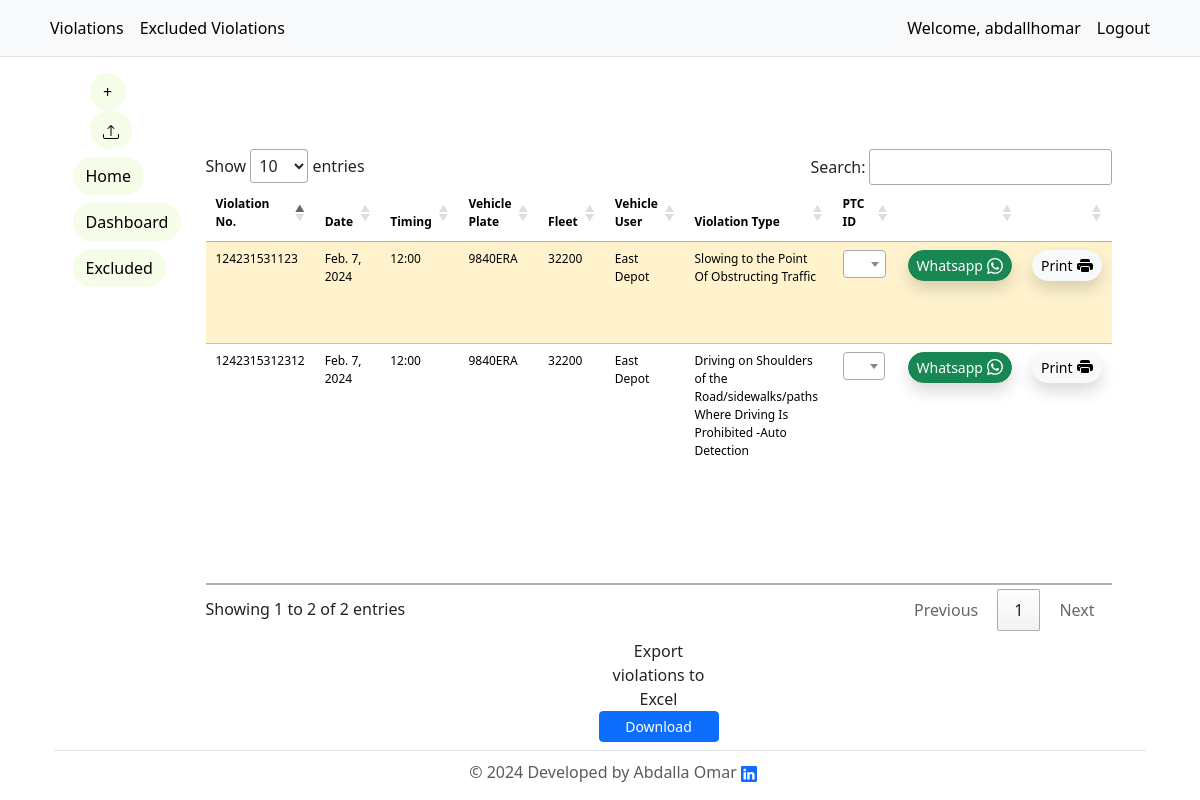
Page /violations (signed in) on the committed database.
### website/models.py (models this page shows)
class Violation(models.Model):
    violation_id = models.CharField(max_length=255, primary_key=True, blank=False, null=False)
    date = models.DateField()
    time = models.TimeField()
    amount = models.DecimalField(max_digits=8, decimal_places=2)
    violation_type = models.TextField()
    violation_type_arabic = models.TextField()
    vehicle = models.ForeignKey(Vehicle, on_delete=models.CASCADE, default="")
    employee = models.ForeignKey(Employee, on_delete=models.CASCADE, null=True, blank=True, default="")
    pdf = models.ForeignKey(PDF, on_delete=models.CASCADE, null=True, blank=True, default="")
    status= models.CharField(max_length=100,default="normal")

class Vehicle(models.Model):
    fleet_no = models.BigIntegerField()
    vehicle_user = models.CharField(max_length=255)
    plate_eng = models.CharField(max_length=255, primary_key=True)
    plate_ar = models.CharField(max_length=255)
    vehicle_type = models.CharField(max_length=255, default='Bus')

### website/views.py (the view, shortened to what this page needs)
# urls.py: path("violations",views.view_violation,name='violations'),
@login_required(login_url='home')
def view_violation(request):
    if request.user.is_authenticated:
        user_groups = request.user.groups.values_list('name', flat=True)  # Assuming user groups are related to vehicles
        if user_groups:
            violations = Violation.objects.filter(vehicle__vehicle_user__in=user_groups).exclude(status="excluded")
        else:
            violations = []
    employees = Employee.objects.all()
    vehicles = Vehicle.objects.all()
    violation_types = Violation_Type.objects.all()
    employees_ptc = []
    for employee in employees:
        employees_ptc.append(employee.ptc_id)
    merged_data= []
    for violation in violations:
        vehicle= violation.vehicle
        violation_dict = model_to_dict(violation)
        vehicle_dict = model_to_dict(vehicle)
        if violation.employee:
            employee_dict = model_to_dict(violation.employee)
        else:
            employee_dict = {
                "ptc_id":"",
                "ID_number":None,
                "employee_name":None
            }
        if vehicle:
            merged_data.append({**violation_dict, **vehicle_dict,**employee_dict})
    context = {
        "violations":merged_data,
        "employees_ptc":employees_ptc,
        "violation_types":violation_types
    }
    return render(request,"view_violations.html",context)

### website/templates/view_violations.html (shortened to what this page needs)
{% extends 'base.html' %} {% block content %}
<div class="container">
  <div class="row d-flex">
    <div id="left_pan" class="col-md-1 ms-5">
      <button
        id="add_new_violation_btn"
        type="button"
        class="btn"
        onclick="show_new_form()"
      >
        +
      </button>
      <button
        type="button"
        class="btn"
        id="upload_btn"
        onclick="show_new_form2()"
      >
      </button>
    </div>
    <div id="" class="row d-flex justify-content-center">
      <div id="center_pan" class="col-md-1 me-5">
        <button type="button" class="btn m-2 d-block">Home</button>
        <button type="button" class="btn m-2 d-block">Dashboard</button>
        <button type="button" class="btn m-2 d-block">Excluded</button>
      </div>
      <div id="table_pan" class="col-md-10">
        <div id="app" class="">
          <table id="vioTable" class="table table-hover" style="height: 50dvh">
            <thead class="sticky-top">
              <tr class="">
                <th scope="col" class="small-text violation_no">
                  Violation No.
                </th>
                <th scope="col" class="small-text date">Date</th>
                <th scope="col" class="small-text timing">Timing</th>
                <th scope="col" class="small-text violation_plate">
                  Vehicle Plate
                </th>
                <th scope="col" class="small-text fleet">Fleet</th>
                <th scope="col" class="small-text vehicle_user">
                  Vehicle User
                </th>
                <th scope="col" class="small-text violation_type">
                  Violation Type
                </th>
                <th scope="col" class="small-text ptc_id">PTC ID</th>
                <th scope="col" class="small-text whatsapp"></th>
                <th scope="col" class="small-text print"></th>
              </tr>
            </thead>
            <tbody>
              {% for violation in violations %}
              <tr
                onclick="sendPostRequest('{{ violation.violation_id }}','{{violation.employee.ptc_id}}','{{violation.violation_type}}')"
                class="{% if violation.employee and not violation.pdf %}table-warning{% elif violation.pdf %}table-success{% endif %}"
                id="row-{{violation.violation_id}}"
              >
                <td class="small-text">{{ violation.violation_id }}</td>
                <td class="small-text">{{ violation.date }}</td>
                <td class="small-text">{{ violation.time|time:"H:i" }}</td>
                <td class="small-text">{{ violation.plate_eng }}</td>
                <td class="small-text">{{violation.fleet_no}}</td>
                <td class="small-text">{{ violation.vehicle_user}}</td>
                <td class="small-text">{{ violation.violation_type }}</td>
                <td class="small-text" id="row-td-{{violation.violation_id}}">
                </td>
                <td>
                  <button
                    type="button"
                    class="btn btn-success shadow btn-sm rounded-5"
                  >
                    <div
                      class="d-flex justify-content-center align-items-center"
                    >
                      <span class="me-1">Whatsapp</span>
                    </div>
                  </button>
                </td>
                <td>
                  <button
                    type="button"
                    class="btn btn-light shadow btn-sm rounded-5"
                    onclick="print_doc('{{ violation.violation_id }}')"
                  >
                    <div
                      class="d-flex justify-content-center align-items-center"
                    >
                      <span class="me-1">Print</span>
                    </div>
                  </button>
                </td>
              </tr>
              {% endfor %}
            </tbody>
          </table>
        </div>
        <div class="d-flex justify-content-center">
          <form
            id="exportForm"
            action="{% url 'export_violations' %}"
            method="post"
          >
            <div class="mt-2 fixed-width1">
              <div class="d-flex justify-content-center">
                <label for="" class="text-center">
                  Export violations to Excel
                </label>
              </div>
              <div class="d-flex justify-content-center">
                <button
                  type="button"
                  class="btn btn-primary btn-sm w-100"
                  onclick="exportViolations()"
                >
                  Download
                </button>
              </div>
            </div>
          </form>
        </div>
      </div>
    </div>
  </div>
  {% endblock %}

### website/templates/base.html (shortened to what this page needs)
{% load static %}
<!DOCTYPE html>
<html lang="en">
  <head>
    <link rel="stylesheet" href="{% static 'css/main.css' %}" />
    <link
      href="https://cdn.jsdelivr.net/npm/bootstrap@5.3.2/dist/css/bootstrap.min.css"
      rel="stylesheet"
    />
    <link
      href="https://cdn.jsdelivr.net/npm/select2@4.1.0-rc.0/dist/css/select2.min.css"
      rel="stylesheet"
    />
    <link
      rel="stylesheet"
      type="text/css"
      href="https://cdn.datatables.net/1.13.7/css/jquery.dataTables.min.css"
    />
    <link
      rel="stylesheet"
      href="https://cdn.jsdelivr.net/npm/flatpickr/dist/flatpickr.min.css"
    />
  </head>
  <body>
    {% include "header.html" %}
    {% block content %} {% endblock %}
    {% include "footer.html" %}
  </body>
</html>

### website/templates/header.html (shortened to what this page needs)
{% load static %}
<nav class="py-2 bg-body-tertiary border-bottom">
  <div class="container d-flex flex-wrap">
    <ul class="nav me-auto">
      <li class="nav-item">
        <a
          href="{% url 'violations' %}"
          class="nav-link link-body-emphasis px-2 active"
          aria-current="page"
        >
          Violations
        </a>
      </li>
      <li class="nav-item">
        <a
          href="{% url 'ex_violations' %}"
          class="nav-link link-body-emphasis px-2"
        >
          Excluded Violations
        </a>
      </li>
    </ul>
    <ul class="nav">
      {% if user.is_authenticated %}
      <li class="nav-item">
        <span class="nav-link link-body-emphasis px-2">
          Welcome, {{ user.username }}
        </span>
      </li>
      <li class="nav-item">
        <a href="{% url 'logout' %}" class="nav-link link-body-emphasis px-2">
          Logout
        </a>
      </li>
      {% else %}
      <li class="nav-item">
        <a href="{% url 'home' %}" class="nav-link link-body-emphasis px-2">
          Login
        </a>
      </li>
      {% endif %}
    </ul>
  </div>
</nav>

### website/templates/footer.html (shortened to what this page needs)
<div class="container">
  <footer
    class="d-flex flex-wrap justify-content-center py-2 my-2 border-top px-3"
  >
    <div class="d-flex align-items-center">
      <a href="/" class="text-body-secondary text-decoration-none">
        <svg class="bi" width="30" height="24">
          <use xlink:href="#bootstrap"></use>
        </svg>
      </a>
      <span class="text-body-secondary">© 2024 Developed by Abdalla Omar</span>
      <a
        class="mx-1"
        href="https://www.linkedin.com/in/abdallhomar/"
        target="_blank"
        rel="noopener noreferrer"
      >
      </a>
    </div>
  </footer>
</div>

### website/static/css/main.css (style rules this page uses)
.fixed-width1 { width: 10vw; }
.small-text { font-size: 12px; }
.violation_no { width: 5dvw; }
.date { width: 5dvw; }
.timing { width: 5dvw; }
.violation_plate { width: 5dvw; }
.fleet { width: 5dvw; }
.vehicle_user { width: 5dvw; }
.violation_type { width: 20dvw; }
.ptc_id { width: 5dvw; }
.table { width: auto !important; }

### website/templates/view_violations.html (style rules this page uses)
#left_pan button { color: black; background-color: #f3fde8; border-radius: 20px; }
#center_pan button { color: black; background-color: #f3fde8; border-radius: 20px; }

### rows in the picture
Violation: violation_id "1242315312312", date "Feb. 7, 2024", time "12:00", violation_type "Driving on Shoulders of the Road/sidewalks/paths Where Driving Is Prohibited -Auto Detection"
Vehicle: plate_eng "9840ERA" "9840ERA", vehicle_user "East Depot" "East Depot"
Violation: violation_id "124231531123", date "Feb. 7, 2024", time "12:00", violation_type "Slowing to the Point Of Obstructing Traffic"

### other values in the picture
{{ user.username }} "abdallhomar"
{{ violation.fleet_no }} "32200" "32200"
